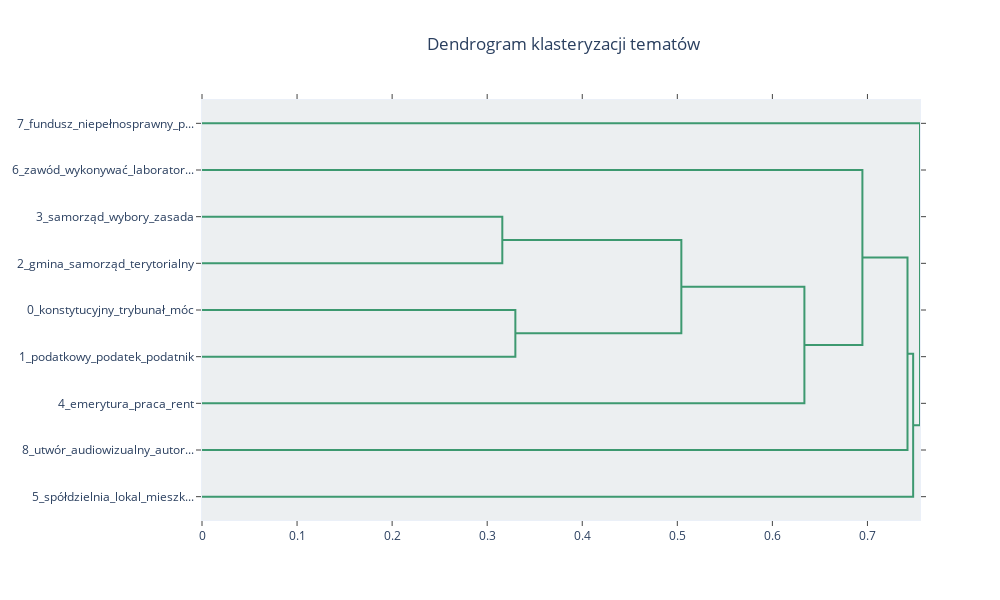

Notebook source saved alongside this figure:
### Code cell
fig = topic_model.visualize_hierarchy(top_n_topics=50)
fig.update_layout(title='Dendrogram klasteryzacji tematów',title_x=0.7, height=600)

### Figure 1 — Plotly figure (JSON) as saved in the notebook; plotly's stock layout.template omitted (floating-point values rounded to 4 significant figures)
{"data": [{"hoverinfo": "text", "marker": {"color": "rgb(61,153,112)"}, "mode": "lines", "type": "scatter", "x": [0, 0.3159, 0.3159, 0], "xaxis": "x", "y": [-25, -25, -35, -35], "yaxis": "y"}, {"hoverinfo": "text", "marker": {"color": "rgb(61,153,112)"}, "mode": "lines", "type": "scatter", "x": [0, 0.3296, 0.3296, 0], "xaxis": "x", "y": [-45, -45, -55, -55], "yaxis": "y"}, {"hoverinfo": "text", "marker": {"color": "rgb(61,153,112)"}, "mode": "lines", "type": "scatter", "x": [0.3159, 0.5042, 0.5042, 0.3296], "xaxis": "x", "y": [-30, -30, -50, -50], "yaxis": "y"}, {"hoverinfo": "text", "marker": {"color": "rgb(61,153,112)"}, "mode": "lines", "type": "scatter", "x": [0.5042, 0.6337, 0.6337, 0], "xaxis": "x", "y": [-40, -40, -65, -65], "yaxis": "y"}, {"hoverinfo": "text", "marker": {"color": "rgb(61,153,112)"}, "mode": "lines", "type": "scatter", "x": [0, 0.6947, 0.6947, 0.6337], "xaxis": "x", "y": [-15, -15, -52.5, -52.5], "yaxis": "y"}, {"hoverinfo": "text", "marker": {"color": "rgb(61,153,112)"}, "mode": "lines", "type": "scatter", "x": [0.6947, 0.7421, 0.7421, 0], "xaxis": "x", "y": [-33.75, -33.75, -75, -75], "yaxis": "y"}, {"hoverinfo": "text", "marker": {"color": "rgb(61,153,112)"}, "mode": "lines", "type": "scatter", "x": [0.7421, 0.7481, 0.7481, 0], "xaxis": "x", "y": [-54.38, -54.38, -85, -85], "yaxis": "y"}, {"hoverinfo": "text", "marker": {"color": "rgb(61,153,112)"}, "mode": "lines", "type": "scatter", "x": [0, 0.7553, 0.7553, 0.7481], "xaxis": "x", "y": [-5, -5, -69.69, -69.69], "yaxis": "y"}], "layout": {"autosize": false, "height": 600, "hoverlabel": {"bgcolor": "white", "font": {"family": "Rockwell", "size": 16}}, "hovermode": "closest", "plot_bgcolor": "#ECEFF1", "showlegend": false, "title": {"text": "Dendrogram klasteryzacji tematów", "x": 0.7}, "width": 1000, "xaxis": {"autorange": true, "mirror": "allticks", "range": [0, 0.7553], "rangemode": "tozero", "showgrid": false, "showline": true, "showticklabels": true, "ticks": "outside", "type": "linear", "zeroline": false}, "yaxis": {"mirror": "allticks", "range": [-90, 0], "rangemode": "tozero", "showgrid": false, "showline": true, "showticklabels": true, "tickmode": "array", "ticks": "outside", "ticktext": ["7_fundusz_niepełnosprawny_p...", "6_zawód_wykonywać_laborator...", "3_samorząd_wybory_zasada", "2_gmina_samorząd_terytorialny", "0_konstytucyjny_trybunał_móc", "1_podatkowy_podatek_podatnik", "4_emerytura_praca_rent", "8_utwór_audiowizualny_autor...", "5_spółdzielnia_lokal_mieszk..."], "tickvals": [-5, -15, -25, -35, -45, -55, -65, -75, -85], "type": "linear", "zeroline": false}}}
